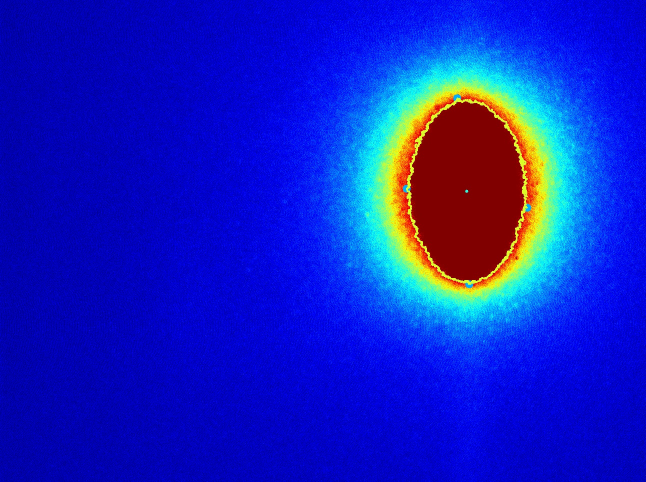
#> input picture Showcase/BPMjet.jpg, 1292 x 964 px, given in place of photo01.bmp, which was not available (shown at 1/2 size); the run also reads 3 pictures not shown here
$ python mountBeamSingleNoDis.py   (Python 2 division)   (older library calls are emulated)
#> lines starting #> are read from the running program, lines starting #| are printed output that depends on the picture; after the words box and inside, x2 and y2 are one past the last pixel; in counts of white or black regions, pixels touching at a corner belong together; pictures that were not available may be replaced by others from this repository, and a replacement may not be noted
#> in load, img is the input picture: shape (964, 1292, 3); mean B, G, R 193.6, 33.3, 19.4
### Showcase/cvlib.py
"""
BNL NSLS-2 Computer Vision Module
Author: William Watson
Date: 2016-7-14

This Module contains numerous functions designed to
help in the data manipulation of images on the Beam-lines within NSLS-2.
It Uses the numpy and cv2 libraries to construct a simple module to
make image processing and computer vision easier, faster, and more compact.
"""

# DEPENDENCIES
import cv2
import numpy as np
import sys
import time
from matplotlib import pyplot as plt
import matplotlib
from epics import caget, caput
from scipy.optimize import leastsq


# VERSION
__version__ = "0.5.4.1"
__opencv__ = cv2.__version__
__npversion__ = np.version.version
__sysver__ = sys.version
__matplotlibver__ = matplotlib.__version__


# GLOBAL VARS
colorMap_flag = {"autumn":0, "bone":1, "jet":2, "winter":3, "rainbow":4, "ocean":5, "summer":6, "spring":7, "cool":8, "hsv":9, "pink":10, "hot":11}
border_flag = {"constant":0, "reflect":2, "reflect101":4, "replicate":1, "default":4, "wrap":3}
EPICSTYPE = {1 : np.uint16 , 0 : np.uint8, 2:np.uint32, 3: np.uint64}
EPICSCOLOR = {0: "gray", 1: "bayer", 2: "RBG1"}

#######################################################################################

# EXPERIMENTAL SECTION - ALL NEW METHODS GO HERE FIRST FOR TESTING
#FIX FIX FIX

# METHODS KNOWN TO BE BROKEN / Need Further Looking!!!!!!!!!


# [493 lines left out: functions backgroundSubtract, enhance, watershed, drawHarrisSubPixel, depthImg, sharpen and 17 more, not called in this run]


def dictToLst(dictionary):
        """
        Returns a dictionary into two lists of [[key][values]]

        Params:
        * dictionary - Dictionary to be split

        Returns:
        * [keys, values]
        """
        keys = []
        values = []
        for key, value in dictionary.iteritems():
                keys.append(key)
                values.append(value)
        return [keys, values]


# [12 lines left out: function lstToDict, not called in this run]


def meanVal(img):
        """
        Returns the Mean Color (Regular Img) / Mean Intensity (Grayscale)

        Params:
	* img - image

        Returns:
	* Mean Color / Mean Image
        """
	mean = cv2.mean(img)
	if img is None:
		print "ERROR: MeanValue: Sent in None-Type Object"
		return -1
	if len(img.shape) == 3:
		return (mean[0], mean[1], mean[2])
	elif len(img.shape) == 2:
		return (mean[0])
	else:
		return mean


# [15 lines left out: function flip, not called in this run]


def mask(img, invert=False):
        """
        Finds the mask for an image

        Params:
	* img - image
	* invert - OPTIONAL - def False; if def, returns mask, if True, returns bitwise not of mask

        Returns:
	* mask
        """
	imgray = grayscale(img) #.cvtColor(img, cv2.COLOR_BGR2GRAY)
	ret, mask = cv2.threshold(imgray, 10, 255, cv2.THRESH_BINARY)
	mask_inv = cv2.bitwise_not(mask)
	if not invert:
		return mask
	else:
		return mask_inv


# [31 lines left out: functions copy, filterCnts, not called in this run]


def cntInfo(img, cnt):
        """
        Returns pertinent information regarding a contour

        Params:
	* img - image
	* cnt - contour

        Returns:
	* dictionary of cnt info
        """
	pts = extremePoints(cnt)
	roi = crop(img, pts["L"][0], pts["T"][1], pts["R"][0], pts["B"][1])
	m = minMaxLoc(roi)
	m["minLoc"] = (m["minLoc"][0] + pts["L"][0], m["minLoc"][1] + pts["T"][1])
	m["maxLoc"] = (m["maxLoc"][0] + pts["L"][0], m["maxLoc"][1] + pts["T"][1])
	cross = abs(pts["L"][0] - pts["R"][0])
	height = abs(pts["T"][1] - pts["B"][1])
	cent = centroid(cnt)
	angle = orientation(cnt)
	areaVal = area(cnt)
	per = perimeter(cnt)
	ar = aspectRatio(cnt)
	ext = extent(cnt)
	sold = solidity(cnt)
	eqD = equivalentDiameter(cnt)
	me = meanVal(grayscale(roi))
	su = sumPixel(grayscale(roi))
	d = {"sum intensity":su, "mean intensity":me, "area":areaVal, "perimeter":per, "aspect ratio":ar, "extent":ext,"solidity":sold, "equivalent diameter":eqD, "width": cross, "height" : height, "centroid" : cent, "extrema" : pts, "min":m["minLoc"], "max":m["maxLoc"], "orientation" : angle}
	return d


def sumPixel(img):
        """
        Sums all of the pixels in an image
        Best for Grayscale

        Params:
	* image

        Returns:
	* sum of pixel values
        """
        ret = cv2.sumElems(img)
        if len(img.shape) == 2:
                return ret[0]
        else:
                return (ret[0], ret[1], ret[2])


# [30 lines left out: functions poi, scalarInfo, not called in this run]


def printCntInfo(img, cnt):
        """
        Prints the contour information line by line via key: value format

        Params:
        * image - image
        * cnt - contour

        Returns:
        * dicitonary of Contour Info
        """
        m = cntInfo(img, cnt)
        lst = dictToLst(m)
        for i in range(len(lst[0])):
                print str(lst[0][i]) + ": " + str(lst[1][i])
        return m


# [72 lines left out: functions printDic, plotPOI, cntInfoMult, pixelPoints, fillContour, not called in this run]


def minMaxLoc(img):
        """
        Returns the Max Val, Min Val, and Locations

        Params:
	* img - image

        Returns:
	* (minVal, maxVal, minLoc, maxLoc) in dicitonary format
        """
	maskVar = mask(img)
	pt = cv2.minMaxLoc(grayscale(img), maskVar)
	d = {"minVal": pt[0], "maxVal":pt[1], "minLoc":pt[2], "maxLoc":pt[3]}
	return d


# [122 lines left out: functions findMax, findMin, add, addWeight, bitAnd, bitOr and 2 more, not called in this run]


def shape(img):
        """
        Image Dimensions

        Params:
	* img - Image

        Returns:
	* (x, y, c) - x pixels, y pixels, channels
        """
	if len(img.shape) == 3:
		y, x, c = img.shape
		return (x, y, c)
	else:
		y, x = img.shape
		return (x, y)


def crop(img, x0, y0, x1, y1):
        """
        Image Crop: Returns a Crop Img
        Can be Used for ROI

        Params:
	* img - image
	* x0 - X Position (start)
	* y0 - Y Position (start)
	* x1 - X End Position
	* y1 - Y End Position

        Returns:
	* imgROI - from [y:y+h, x:x+w]
        """
	crop = img[y0:y1, x0:x1]
	return crop


# [68 lines left out: functions cropPt, roi, cropCnt, hsv, not called in this run]


def grayscale(img):
        """
        Returns a grayscale version of img

        Params:
	* img - image

        Returns:
	* Grayscale image
        """
	if img is None:
		print "Img is None"
		sys.exit()
	if len(img.shape) > 2:
		return cv2.cvtColor(img, cv2.COLOR_BGR2GRAY)
	else:
		return img


# [166 lines left out: functions cvtColor, applyColorMap, applyJET, applyHSV, getColorMapFlags, bgr2hsv and 4 more, not called in this run]


def centroid(cnt):
        """
        Returns the centroid to a given contour

        Params:
	* cnt - contour

        Returns:
	* (cx, cy) -> Pixel Position of the Centroid
        """
	M = cv2.moments(cnt)
	cx = int(M['m10']/M['m00'])
	cy = int(M['m01']/M['m00'])
	return (cx, cy)


# [31 lines left out: functions centroidFloat, plotCentroid, not called in this run]


def sort(contours):
        """
        Sorts a list of contours by number of points, in descending order

        Params:
	* contours - list of contours to sort

        Returns:
	* Sorted list of contour objects such that the largest contour is first
        """
	return sorted(contours, reverse=True, key=len)


# [13 lines left out: function sortList, not called in this run]


def findContours(img, thresh=127, val=255):
        """
        Returns the contours to a given image, sorted by size of contour

        Params:
	* img - Image to find contours in
	* thresh - OPTIONAL - threhsold value used
	* val - OPTIONAL - value to set items in threshold

        Returns:
	* Sorted List of Contours found in img
        """
#> called with thresh = 127, val = 255
	gray = grayscale(img)
#> in grayscale, `return cv2.cvtColor(img, cv2.COLOR_BGR2GRAY)`:
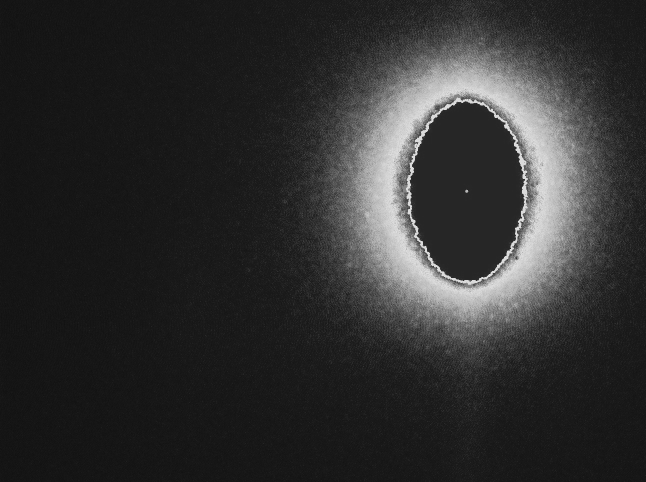
#> returned value: shape (964, 1292) (shown at 1/2 size); min 16, max 230, mean 47.4
	ret, binary = cv2.threshold(gray, thresh, val, cv2.THRESH_BINARY_INV)
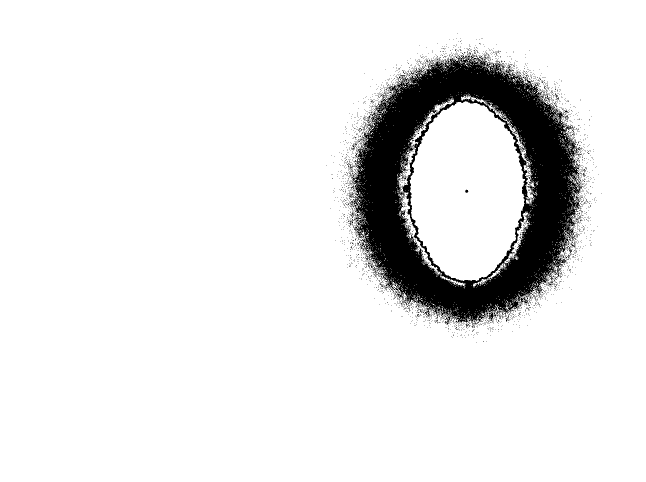
#> binary: shape (964, 1292) (shown at 1/2 size); 90.9% white; 2449 black regions (2428 under 20 px)
#> ret = 127
	bina, contours, hierarchy = cv2.findContours(binary, cv2.RETR_TREE, cv2.CHAIN_APPROX_SIMPLE)
#> contours = 6493 contours, 6423 with area under 20; largest, box (x1, y1, x2, y2) and area: (0, 0, 1292, 964) 1243233, (704, 110, 1164, 652) 181250, (819, 202, 1050, 562) 62180, (794, 195, 931, 573) 3428, (922, 189, 1071, 410) 1595
	errorCheckContour(contours)
	return sort(contours)


# [16 lines left out: function findCntHierarchy, not called in this run]


def errorCheckContour(contours):
        """
        Error checks the contours in images and stops program if something is wrong

        Params:
	* contours - list of contours to error check
        """
	if contours is None:
		print "ERROR: FindContours: Missing objects: No contours found, please check image...\n"
		sys.exit() # maybe return false?


def contourApprox(cnt, epsilon = 0.005):
        """
        Approimates a contour to a given epsilon

        Params:
	* cnt - contour to approximate
	* epsilon - OPTIONAL- percentage of arc length allowed as max distance from contour to approx

        Returns:
	* approximated contour
        """
	epsilon = epsilon*cv2.arcLength(cnt, True)
	approx = cv2.approxPolyDP(cnt, epsilon, True)
	return approx


def aspectRatio(cnt):
        """
        Returns the Aspect Ratio (Ratio of width to height of bounding rectangle)

        Params:
	* cnt - contour

        Returns:
	* Aspect Ratio of cnt
        """
	x, y, w, h = cv2.boundingRect(cnt)
	return float(w) / h


def extent(cnt):
        """
        Returns the Extent (Ratio of contour area to bounding rectangle area)

        Params:
	* cnt - contour

        Returns:
	* Extent of cnt
        """
	area = cv2.contourArea(cnt)
	x, y, w, h = cv2.boundingRect(cnt)
	rect_area = w*h
	return float(area)/rect_area


# [44 lines left out: functions boundingRect, boundingRectPoints, minEncloseCircle, not called in this run]


def solidity(cnt):
        """
        Returns the Solidity (Ratio of area to convex hull area)

        Params:
	* cnt - contour

        Returns:
	* Solidity of cnt
        """
	area = cv2.contourArea(cnt)
	hull = cv2.convexHull(cnt)
	hull_area = cv2.contourArea(hull)
	return float(area) / hull_area


def area(cnt):
        """
        Returns area of cnt

        Params:
	* cnt - contour

        Returns:
	* Area of cnt
        """
	return cv2.contourArea(cnt)


# [24 lines left out: functions moments, huMoments, not called in this run]


def perimeter(cnt):
        """
        Returns the Contour Perimeter

        Params:
	* cnt - contour

        Returns:
	* Perimeter of cnt
        """
	return cv2.arcLength(cnt, True)


def equivalentDiameter(cnt):
        """
        Returns the Equivalent Diameter (Circle whose area is same as cnt area)

        Params:
	* cnt = contour

        Returns:
	* Equivalent Diameter
        """
	return np.sqrt(4 * (cv2.contourArea(cnt)) / np.pi)


# [12 lines left out: function fitEllipse, not called in this run]


def orientation(cnt):
        """
        Returns the Orientation of the Object

        Params:
	* cnt - Contour

        Returns:
	* Angle at which object is directed
        """
	(x,y), (MA, ma), angle = cv2.fitEllipse(cnt)
	return angle


# [38 lines left out: functions axis, drawContour, drawContours, not called in this run]


def extremePointsTup(cnt):
        """
        Returns the Extreme Points of a contour

        Params:
	* cnt - contour

        Returns:
	* (LeftMost, RightMost, TopMost, BottomMost)
        """
	leftmost = tuple(cnt[cnt[:,:,0].argmin()][0])
	rightmost = tuple(cnt[cnt[:,:,0].argmax()][0])
	topmost = tuple(cnt[cnt[:,:,1].argmin()][0])
	bottommost = tuple(cnt[cnt[:,:,1].argmax()][0])
	return (leftmost, rightmost, topmost, bottommost)


def extremePoints(cnt):
        """
        Extreme Points Dictionary

        Params:
	* cnt - contour

        Returns:
	* Dictionary of extrema, such that L = Left, R = Right, T = Top, B = Bottom
        """
	pts = extremePointsTup(cnt)
	d = {"L":pts[0], "R":pts[1], "T":pts[2], "B":pts[3]}
	return d


# [191 lines left out: functions cropCnt, plotPoint, plotPoints, drawCircle, drawLine, drawRectangle and 7 more, not called in this run]


def matchShapes(cnt1, cnt2):
        """
        Takes two contours and compares them.

        Params:
	* cnt1 - first contour
	* cnt2 - second contour

        Returns:
	* metric showing similarity, lower the result, better the match
        """
	ret = cv2.matchShapes(cnt1, cnt2, 1, 0.0)
	return ret


# [144 lines left out: functions binaryThreshold, adaptiveMeanThreshold, adaptiveGaussianThreshold, otsu, rotate, edgeDetect and 2 more, not called in this run]


def load(filename, flag=None):
        """
        Loads an image from a file name and returns it in color mode (default).
        Safety check if img fails to load.

        Params:
	* filename - filename of image
	* flag - OPTIONAL - open mode: 1 = COLOR, 0 = GRAYSCALE, -1 = UNCHANGED

        Returns:
        * Loaded Img if sucessful
        """
	if flag is None:
		img = cv2.imread(filename)
	elif flag is 1 or flag is 0 or flag is -1:
		img = cv2.imread(filename, flag)
	else:
		print "ERROR: Load: Incorrect flag parameter: " + str(flag) + "\n"
		sys.exit()
	if img is None:
		print "ERROR: Load: Image not found/supported at: " + str(filename) + "\n"
		sys.exit()
	else:
		return img


# [112 lines left out: functions fetchImg, epicscaget, epicscaput, epicscainfo, getColorFlag, backProjection, not called in this run]


def templateMatchSingle(img, template):
        """
        Template Matching - Single Object, will find the points to draw a rectangle over given template

        Params:
	* img - image
	* template - template image to match

        Returns:
	* (top left, bottom right) - points of a rectangle
        """
	img = grayscale(img)
	template = grayscale(template)
	w, h = template.shape[::-1]
	res = cv2.matchTemplate(img, template, cv2.TM_CCOEFF)
	min_val, max_val, min_loc, max_loc = cv2.minMaxLoc(res)
	top_left = max_loc
	bottom_right = (top_left[0] + w, top_left[1] + h)
	return top_left, bottom_right


# [994 lines left out: functions drawMatch, save, getSupportedFileFormats, saveImgs, templateMatchMulti, drawMatchMulti and 44 more, not called in this run]


def slope(start, end):
        """
        Slope Calculator from two points

        Params:
	* start - start point (x,y)
	* end - end point (x,y)

        Returns:
	* slope of line connecting two pts, None if undefined
        """
	x1 = start[0]
	y1 = start[1]
	x2 = end[0]
	y2 = end[1]
	top = float(y2 - y1)
	bot = float(x2 - x1)
	if bot == 0:
		return None
	else:
		return top / bot


def distance(pt1, pt2):
        """
        Distance Between Two Points

        Params:
	* pt1 - first point, (x,y)
	* pt2 - second point, (x,y)

        Returns:
	* Distance Between Two Points
        """
	x1, y1 = pt1
	x2, y2 = pt2
	x = x2 - x1
	y = y2 - y1
	s = x**2 + y**2
	return np.sqrt(s)


# [133 lines left out: functions eventList, addBorder, getBorderFlags, integral, captureDisplay, capture and 1 more, not called in this run]

# End of File

### Showcase/mountBeamSingleNoDis.py
#!/usr/bin/env python
"""
BNL NSLS-2 Computer Vision Program for Gripper Mount
Author: William Watson
Date: 2016-6-29

This Program takes an image and Prints any error strings to the console
to warn any user if the Pin or Gripper is not in the correct position.
In addition, it also processes the image to determine if any issues have occured
and prompts the User to any possible problems.
"""

import cvlib

# Check Positon
def posCheck(img, cnt):
	pts = cvlib.extremePointsTup(cnt)
	shape = cvlib.shape(img)
	for pt in pts:
		if pt[0] < 10:
			print "ERROR: Mount Not Aligned: Left Extreme: " + str(pt)
		if abs(pt[0] - shape[0]) < 10:
			print "ERROR: Mount Not Aligned: Right Extreme: " + str(pt)
		if abs(pt[1] - shape[1]) < 10:
			print "ERROR: Mount Not Aligned: Bottom Extreme: " + str(pt)
	cx, cy = cvlib.centroid(cnt)
	if cx < 250:
		print "ERROR: Mount Centroid: Too Left: " + str(cx)
	if cx > 1500:
		print "ERROR: Mount Centroid: Too Right: " + str(cx)
	if cy < 250:
		print "ERROR: Mount Centroid: Too High: " + str(cy)
	if cy > 700:
		print "ERROR: Mount Centroid: Too Low: " + str(cy)

# Find a Vertical Tangent to Centorid
def verticalTang(cnt):
	cx, cy = cvlib.centroid(cnt)
	minPt = (cnt[0][0][0], cnt[0][0][1])
	minDist = abs(minPt[0] - cx)
	for i in cnt:
		apprx = abs(i[0][0] - cx)
		if apprx < minDist:
			minDist = apprx
			minPt = (i[0][0],i[0][1])
	return minPt

# Separates the Contours
def separateCnt(img, cnts):
	cx, cy = cvlib.centroid(cnts[0])
	if cy < 700:
		return (cnts[0], cnts[1])
	else:
		return (cnts[1], cnts[0])

# Discovers any kink points in contour
def kinks(img, cnt):
	prev = cnt[0][0]
	k = []
	kinkDetect = False
	count = 0
	for pt in cnt:
		if pt[0][0] < prev[0] and abs(pt[0][1] - prev[1]) < 1:
			k.append((pt[0][0], pt[0][1]))
			#cvlib.plotPoint(img, (pt[0][0], pt[0][1]), radius = 10, color=(255,55,55))
			kinkDetect = True
			count = count + 1
		prev = pt[0]
	if kinkDetect and len(k) > 0:
		print "ERROR: " + str(count) + " Possible Kink Points Detected: Adjust Gripper"
	if len(k) > 0:
		return k
	else:
		return None

# Splits the kinks if found
def splitKink(kinks):
	if kinks is None:
		return None
	prev = kinks[0]
	CNT = []
	kin = []
	count = 0
	for k in kinks:
		if abs(k[0] - prev[0]) < 20:
			kin.append(k)
		else:
			if len(kin) > 1:
				CNT.append(kin)
				kin = []
		if count == len(kinks) - 1:
			if len(kin) > 1:
				CNT.append(kin)
				kin = []
		prev = k
		count = count + 1
	return sorted(CNT, reverse=True, key=len)

# Find mean of list of points
def mean(lst):
	if len(lst) == 0:
		return None
	X = 0
	Y = 0
	for item in lst:
		X += item[0]
		Y += item[1]
	avgX = X / len(lst)
	avgY = Y / len(lst)
	return (avgX, avgY)

# Finds a Vertical tangent to pt
def vertical(cnt, seq, pt):
	if len(seq) == 0:
		return None
	cx, cy = pt
	minPt = seq[0]
	minDist = abs(minPt[0] - cx)
	for item in cnt:
		apprx = abs(item[0][0] - cx)
		if apprx < minDist and abs(item[0][1] - cy) > 10 and item[0][1] < cy:
			minDist = apprx
			minPt = (item[0][0],item[0][1])
	return minPt

# Finds distance of Kinks
def kinkDistance(image, mount):
	k = kinks(image, mount)
	minPts = []
	if k is not None:
		cnt = splitKink(k)
		count = 0
		for seq in cnt:
			if count == 2:
				break;
			avg = mean(seq)
			minPt = vertical(mount, seq, avg)
			minPts.append((avg, minPt))
			#cvlib.plotPoint(image, minPt, radius = 10, color=(0,255,0))
			count = count + 1
	d = {}
	cx, cy = cvlib.centroid(mount)
	for item in minPts:
		if item[0][0] < cx:
			d["L"] = cvlib.distance(item[0], item[1])
		else:
			d["R"] = cvlib.distance(item[0], item[1])
	for key, value in d.iteritems():
		print "ERROR: Possible Kink Distance on " + str(key) + ": " + str(value)
	return d

# Finds all Vertical lines in cnt
def verticalLinesFind(image, cnt):
	prev = apprx[0][0]
	verticalLines = []
	for item in apprx:
		m = cvlib.slope(prev, item[0])
		if prev[0] == item[0][0] and prev[1] == item[0][1]:
			continue
		if m is None or (abs(m) > 5 and abs(prev[1] - item[0][1]) > 50):
			verticalLines.append([(prev[0],prev[1]), (item[0][0], item[0][1]), cvlib.distance(prev, item[0])])
			#cvlib.drawLine(image, (prev[0],prev[1]), (item[0][0], item[0][1]), thickness = 15)
		prev = item[0]
	d = None
	if len(verticalLines) < 6:
		print "ERROR: Missing Component / Gripper Not Aligned"
	if len(verticalLines) > 6:
		print "ERROR: Possible Kinks Detected"
	if len(verticalLines) == 6:
		means = []
		for item in verticalLines:
			avg = mean([item[0], item[1]])
			means.append(avg)
		last = len(means) - 1
		d = {"T" : cvlib.distance(means[0], means[last]), "C":cvlib.distance(means[1], means[last-1]), "B":cvlib.distance(means[2], means[last-2]) }
	return {"lines" : verticalLines, "CrossDis" : d}

# Outlines the Gripper
# [10 lines left out: function outlineGripper, not called in this run]

# Determines possible pin distance
def getPinDistance(image, mount, lines, pts):
	if len(lines["lines"]) > 3 :
		avgY = (lines["lines"][2][0][1] + lines["lines"][3][1][1])/2
		gripPts = outlineGripper(image, mount, avgY)
	pt1 = lines["lines"][1][1][1]
	pt2 = pts["B"][1]
	dis = abs(pt1 - pt2)
	if dis > 250:
		print "ERROR: Pin Not Mounted Correctly: Distance: " + str(dis)
	return dis


def checkSim(mount):
        best = cvlib.load("perfect.bmp")
        #bestTh = cvlib.binaryThreshold(best, threshVal=100, invert=False)
        contours = cvlib.findContours(best, thresh=100)
        contours = contours[1]
        print "Image Disimilarity: " + str(cvlib.matchShapes(contours, mount))


def matchGame(img):
        pin = cvlib.templateMatchSingle(img, cvlib.load("pin.bmp"))
	grip = cvlib.templateMatchSingle(img, cvlib.load("gripper.bmp"))
        return img


##################################################################################
#imgLst = []

# Load Image
image = cvlib.load("photo01.bmp")
img = image.copy()

#Find Contours, Check Position, Separate Contours
contours = cvlib.findContours(img)
mount, base = separateCnt(img, contours)
#> in centroid, `M = cv2.moments(cnt)`: M = moments, m00 181250.5, centre m10/m00, m01/m00 = (932.6, 378.6)
#> in centroid, `cx = int(M['m10']/M['m00'])`: cx = 932
#> in centroid, `cy = int(M['m01']/M['m00'])`: cy = 378
#> in separateCnt, `cx, cy = cvlib.centroid(cnts[0])`: cx = 932; cy = 378
#> mount = contour of 4172 points, box (x1, y1, x2, y2) (704, 110, 1164, 652), area 181250; base = contour of 1301 points, box (x1, y1, x2, y2) (794, 195, 931, 573), area 3428
print "\n\nImage:\n"
cvlib.printCntInfo(image, mount)
#> in extremePointsTup, `leftmost = tuple(cnt[cnt[:,:,0].argmin()][0])`: leftmost = (704, 363)
#> in extremePointsTup, `rightmost = tuple(cnt[cnt[:,:,0].argmax()][0])`: rightmost = (1163, 376)
#> in extremePointsTup, `topmost = tuple(cnt[cnt[:,:,1].argmin()][0])`: topmost = (926, 110)
#> in extremePointsTup, `bottommost = tuple(cnt[cnt[:,:,1].argmax()][0])`: bottommost = (945, 651)
#> in extremePoints, `pts = extremePointsTup(cnt)`: pts = ((704, 363), (1163, 376), (926, 110), (945, 651))
#> in extremePoints, `d = {"L":pts[0], "R":pts[1], "T":pts[2], "B":pts[3]}`: d = {'L': (704, 363), 'R': (1163, 376), 'T': (926, 110), 'B': (945, 651)}
#> in cntInfo, `pts = extremePoints(cnt)`: pts has the same summary as d in extremePoints
#> in crop, `crop = img[y0:y1, x0:x1]`:
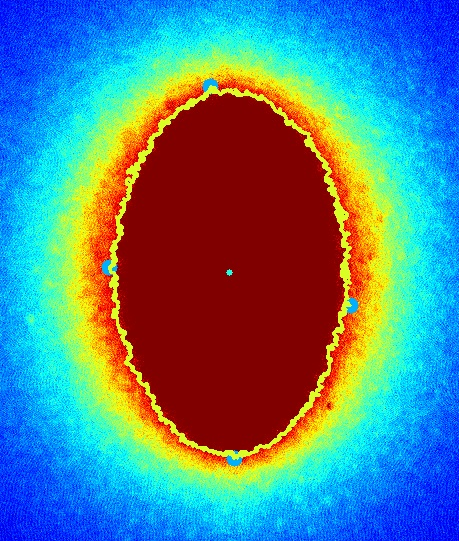
#> crop: shape (541, 459, 3); mean B, G, R 137.3, 128.4, 86.4
#> (the rest of the program and of its run is left out)
